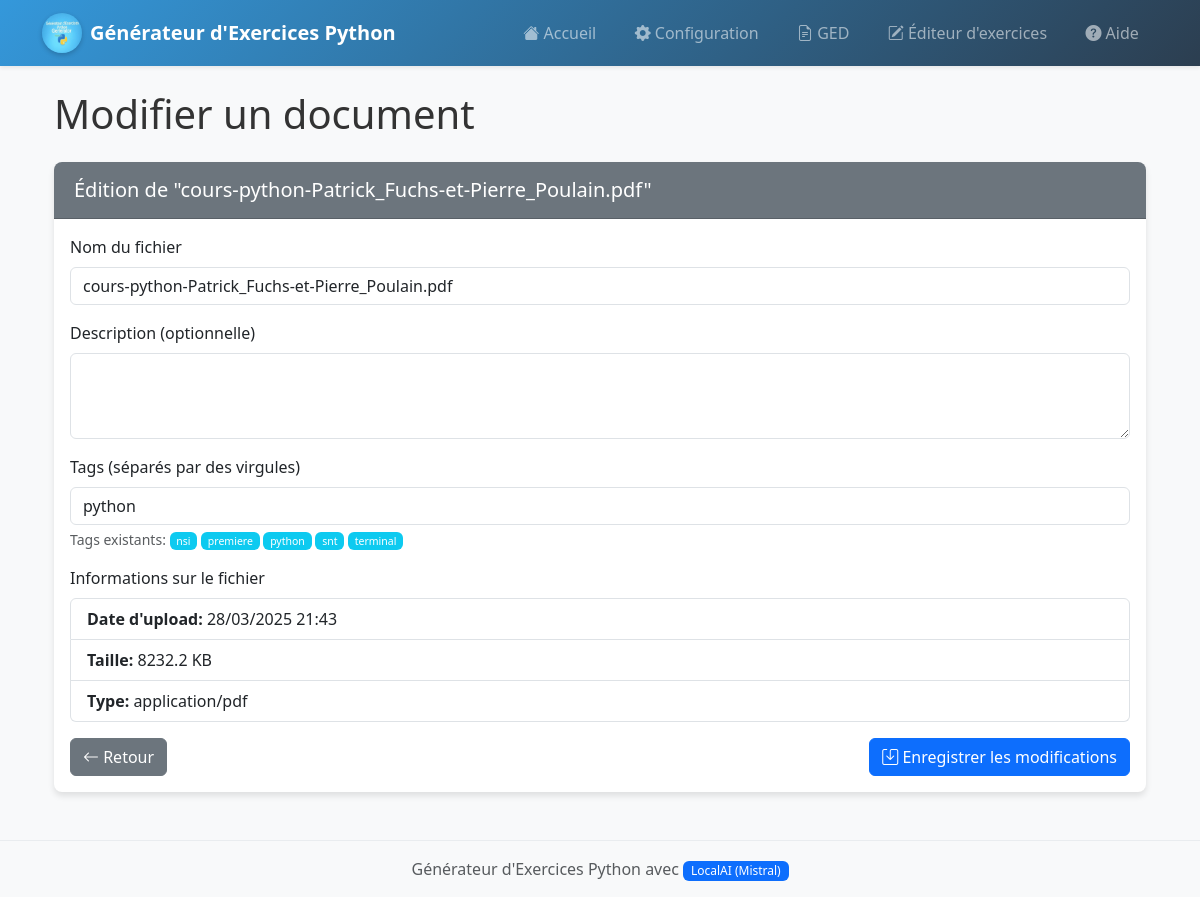
The app's page /ged/edit/4 with its own data.
### app.py (models this page shows)
class Document(db.Model):
    id = db.Column(db.Integer, primary_key=True)
    nom_fichier = db.Column(db.String(255), nullable=False)
    nom_unique = db.Column(db.String(36), unique=True)  # UUID4
    date_upload = db.Column(db.DateTime, default=db.func.current_timestamp())
    taille_fichier = db.Column(db.Integer)  # Taille en octets
    type_mime = db.Column(db.String(100))  # Type MIME du fichier
    description = db.Column(db.Text)  # Description optionnelle
    user_id = db.Column(db.Integer)
    tags = db.relationship('Tag', secondary='document_tags', backref='documents')

class Tag(db.Model):
    id = db.Column(db.Integer, primary_key=True)
    nom = db.Column(db.String(50), unique=True)

### app.py (the view, shortened to what this page needs)
@app.route('/ged/edit/<int:document_id>', methods=['GET', 'POST'])
def edit_document(document_id):
    document = Document.query.get_or_404(document_id)
    all_tags = Tag.query.order_by(Tag.nom).all()
    return render_template('edit_document.html', document=document, all_tags=all_tags)

### templates/edit_document.html (shortened to what this page needs)
{% extends "layout.html" %}
{% block content %}
<div class="container">
    <h1 class="mb-4">Modifier un document</h1>
    <div class="card">
        <div class="card-header bg-secondary text-white">
            <h5 class="mb-0">Édition de "{{ document.nom_fichier }}"</h5>
        </div>
        <div class="card-body">
            <form action="{{ url_for('edit_document', document_id=document.id) }}" method="post">
                <div class="mb-3">
                    <label for="nom_fichier" class="form-label">Nom du fichier</label>
                    <input type="text" class="form-control" id="nom_fichier" name="nom_fichier" value="{{ document.nom_fichier }}" required>
                </div>
                <div class="mb-3">
                    <label for="description" class="form-label">Description (optionnelle)</label>
                    <textarea class="form-control" id="description" name="description" rows="3">{{ document.description }}</textarea>
                </div>
                <div class="mb-3">
                    <label for="tags" class="form-label">Tags (séparés par des virgules)</label>
                    <input type="text" class="form-control" id="tags" name="tags" value="{{ document.tags|map(attribute='nom')|join(', ') }}">
                    <div class="form-text">
                        Tags existants:
                        {% for tag in all_tags %}
                        <span class="badge bg-info tag-suggestion" style="cursor: pointer;">{{ tag.nom }}</span>
                        {% endfor %}
                    </div>
                </div>
                <div class="mb-3">
                    <label class="form-label">Informations sur le fichier</label>
                    <ul class="list-group">
                        <li class="list-group-item">
                            <strong>Date d'upload:</strong> {{ document.date_upload.strftime('%d/%m/%Y %H:%M') }}
                        </li>
                        <li class="list-group-item">
                            <strong>Taille:</strong> {{ (document.taille_fichier / 1024)|round(1) }} KB
                        </li>
                        <li class="list-group-item">
                            <strong>Type:</strong> {{ document.type_mime }}
                        </li>
                    </ul>
                </div>
                <div class="d-flex justify-content-between">
                    <a href="{{ url_for('ged') }}" class="btn btn-secondary">
                        <i class="bi bi-arrow-left"></i> Retour
                    </a>
                    <button type="submit" class="btn btn-primary">
                        <i class="bi bi-save"></i> Enregistrer les modifications
                    </button>
                </div>
            </form>
        </div>
    </div>
</div>
{% endblock %}

### static/style.css (style rules this page uses)
:root { --primary-color: #3498db; --secondary-color: #2c3e50; --accent-color: #e74c3c; --success-color: #2ecc71; --warning-color: #f39c12; --info-color: #3498db; --light-color: #ecf0f1; --dark-color: #2c3e50; --transition-speed: 0.3s; --box-shadow: 0 4px 6px rgba(0, 0, 0, 0.1); --hover-shadow: 0 6px 12px rgba(0, 0, 0, 0.15); }
body { font-family: 'Segoe UI', Tahoma, Geneva, Verdana, sans-serif; background-color: #f8f9fa; color: #333; transition: background-color var(--transition-speed); }
.card { box-shadow: var(--box-shadow); border: none; margin-bottom: 1.5rem; transition: all var(--transition-speed); border-radius: 0.5rem; overflow: hidden; }
.card-header { font-weight: 600; padding: 1rem 1.25rem; }
.card { animation: fadeIn 0.5s ease-out; }
.form-label { font-weight: 500; transition: all var(--transition-speed); }
.form-select, .form-control { transition: all var(--transition-speed); border-radius: 0.375rem; }
.btn { transition: all var(--transition-speed); border-radius: 0.375rem; position: relative; overflow: hidden; }
.btn::after { content: ''; position: absolute; top: 50%; left: 50%; width: 5px; height: 5px; background: rgba(255, 255, 255, 0.5); opacity: 0; border-radius: 100%; transform: scale(1, 1) translate(-50%, -50%); transform-origin: 50% 50%; }
.badge { transition: all var(--transition-speed); font-weight: 500; }

### records on screen
Document: nom_fichier "cours-python-Patrick_Fuchs-et-Pierre_Poulain.pdf", date_upload "28/03/2025 21:43", (document.taille_fichier/1024)|round(1) "8232.2", type_mime "application/pdf"
Tag: nom "nsi"
Tag: nom "premiere"
Tag: nom "python"
Tag: nom "snt"
Tag: nom "terminal"
